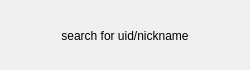
<?xml version="1.0" encoding="UTF-8"?>
<ui version="4.0">
 <class>AddNewUserWidget</class>
 <widget class="QWidget" name="AddNewUserWidget">
  <property name="geometry">
   <rect>
    <x>0</x>
    <y>0</y>
    <width>250</width>
    <height>70</height>
   </rect>
  </property>
  <property name="minimumSize">
   <size>
    <width>250</width>
    <height>70</height>
   </size>
  </property>
  <property name="maximumSize">
   <size>
    <width>250</width>
    <height>70</height>
   </size>
  </property>
  <property name="windowTitle">
   <string>Form</string>
  </property>
  <layout class="QHBoxLayout" name="horizontalLayout">
   <item>
    <widget class="QLabel" name="add_image">
     <property name="minimumSize">
      <size>
       <width>30</width>
       <height>30</height>
      </size>
     </property>
     <property name="maximumSize">
      <size>
       <width>30</width>
       <height>30</height>
      </size>
     </property>
     <property name="text">
      <string/>
     </property>
    </widget>
   </item>
   <item>
    <widget class="QLabel" name="text_label">
     <property name="minimumSize">
      <size>
       <width>0</width>
       <height>50</height>
      </size>
     </property>
     <property name="maximumSize">
      <size>
       <width>16777215</width>
       <height>50</height>
      </size>
     </property>
     <property name="text">
      <string>search for uid/nickname</string>
     </property>
     <property name="alignment">
      <set>Qt::AlignmentFlag::AlignCenter</set>
     </property>
    </widget>
   </item>
   <item>
    <widget class="QLabel" name="proceed_image">
     <property name="minimumSize">
      <size>
       <width>30</width>
       <height>30</height>
      </size>
     </property>
     <property name="maximumSize">
      <size>
       <width>30</width>
       <height>30</height>
      </size>
     </property>
     <property name="text">
      <string/>
     </property>
    </widget>
   </item>
  </layout>
 </widget>
 <resources/>
 <connections/>
</ui>
